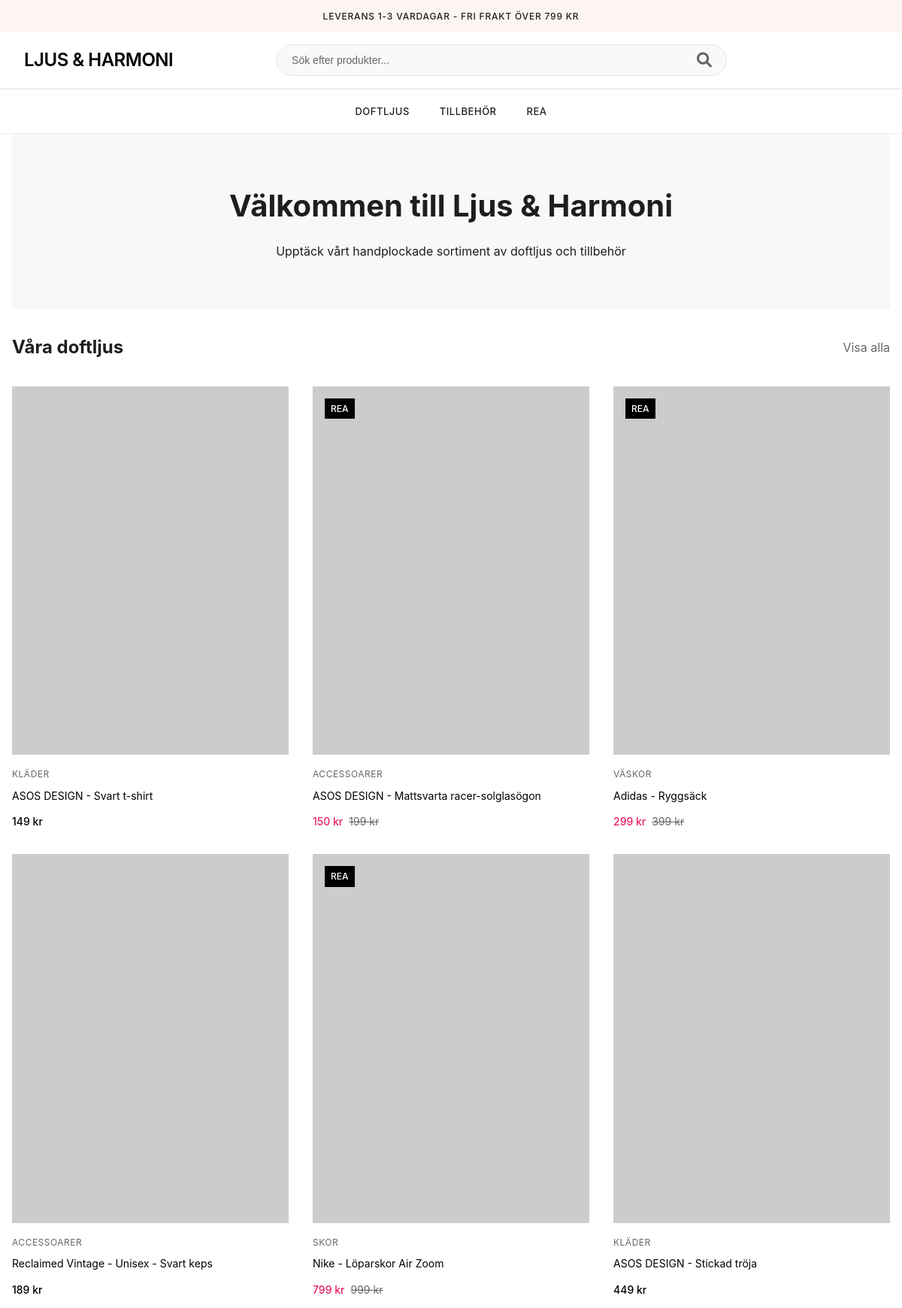
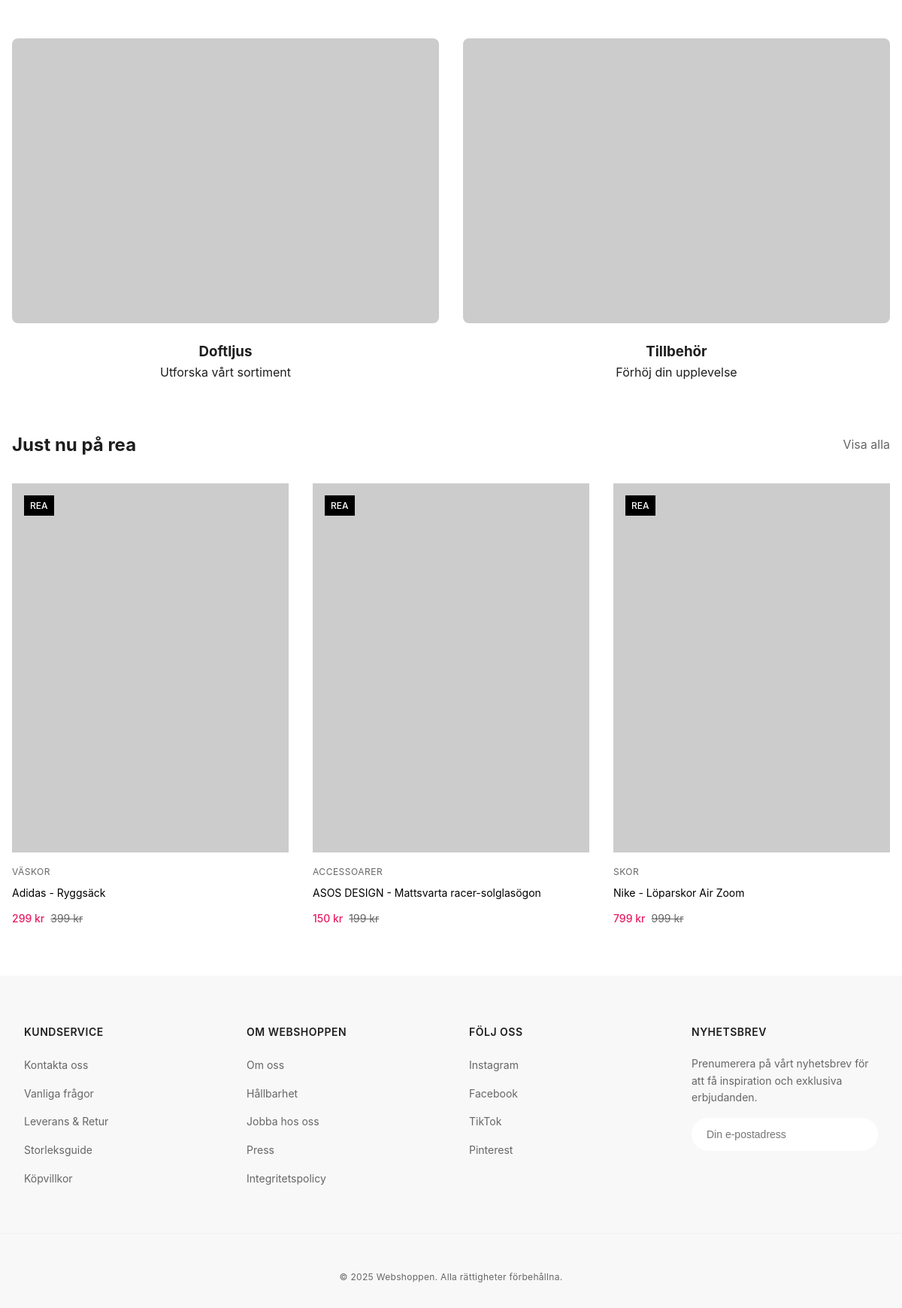
The page /public/index.php on the database its author committed (2 pictures, top to bottom).
### tables this page shows
CREATE TABLE products (
    id INT PRIMARY KEY AUTO_INCREMENT,
    title VARCHAR(255) NOT NULL,
    description TEXT,
    price DECIMAL(10, 2) NOT NULL,
    deal_price DECIMAL(10, 2),
    image_url VARCHAR(255),
    category_id INT NOT NULL,
    popularity_factor INT DEFAULT 0,
    created_at TIMESTAMP DEFAULT CURRENT_TIMESTAMP,
    FOREIGN KEY (category_id) REFERENCES categories(id)
);

CREATE TABLE categories (
    id INT PRIMARY KEY AUTO_INCREMENT,
    name VARCHAR(100) NOT NULL,
    created_at TIMESTAMP DEFAULT CURRENT_TIMESTAMP
);

### includes/functions.php (called while the page is built, shortened)
<?php
require_once __DIR__ . '/db.php';
function getPopularProducts($limit = 10) {
    global $pdo;
    $stmt = $pdo->prepare('
        SELECT p.id, p.title, p.description, p.price, p.deal_price, p.image_url,
               p.popularity_factor, p.created_at, c.name as category_name
        FROM products p
        JOIN categories c ON p.category_id = c.id
        ORDER BY p.popularity_factor DESC
        LIMIT :limit
    ');
    $stmt->bindValue(':limit', (int)$limit, PDO::PARAM_INT);
    $stmt->execute();
    return $stmt->fetchAll(PDO::FETCH_ASSOC);
}
function getDiscountedProducts() {
    global $pdo;
    $stmt = $pdo->prepare('
        SELECT p.*, c.name as category_name
        FROM products p
        JOIN categories c ON p.category_id = c.id
        WHERE p.deal_price IS NOT NULL
        AND p.deal_price > 0
        AND p.deal_price < p.price
        ORDER BY (p.price - p.deal_price) / p.price DESC
    ');
    $stmt->execute();
    return $stmt->fetchAll(PDO::FETCH_ASSOC);
}

### includes/product-card.php (the view, shortened to what this page needs)
<?php
function renderProductCard($product) {
    $hasDeal = isset($product['deal_price']) && $product['deal_price'] > 0;
    $productUrl = '/webshoppen/public/product.php?id=' . htmlspecialchars($product['id']);
    $defaultImage = 'https://placehold.co/400x300?text=Ingen+bild';
    $imageUrl = !empty($product['image_url']) && filter_var($product['image_url'], FILTER_VALIDATE_URL)
        ? $product['image_url']
        : $defaultImage;
?>
    <div class="product-card">
        <div class="image-container">
            <a href="<?php echo $productUrl; ?>">
                <img src="<?php echo htmlspecialchars($imageUrl); ?>"
                     alt="<?php echo htmlspecialchars($product['title']); ?>"
                     loading="lazy"
                     onerror="this.src='<?php echo htmlspecialchars($defaultImage); ?>'">
            </a>
            <?php if ($hasDeal): ?>
                <div class="outlet-badge">REA</div>
            <?php endif; ?>
        </div>
        <div class="product-info">
            <span class="brand"><?php echo htmlspecialchars($product['category_name']); ?></span>
            <a href="<?php echo $productUrl; ?>" class="product-title">
                <?php echo htmlspecialchars($product['title']); ?>
            </a>
            <div class="price-container">
                <?php if ($hasDeal): ?>
                    <span class="price sale"><?php echo number_format($product['deal_price'], 0, ',', ' '); ?> kr</span>
                    <span class="price original"><?php echo number_format($product['price'], 0, ',', ' '); ?> kr</span>
                <?php else: ?>
                    <span class="price"><?php echo number_format($product['price'], 0, ',', ' '); ?> kr</span>
                <?php endif; ?>
            </div>
        </div>
    </div>
<?php
}
?>

### includes/header.php (shortened to what this page needs)
<?php
require_once __DIR__ . '/functions.php';
?>
<!DOCTYPE html>
<html lang="sv">
<head>
    <link rel="stylesheet" href="https://rsms.me/inter/inter.css">
    <link rel="stylesheet" href="https://cdn.jsdelivr.net/npm/remixicon@3.5.0/fonts/remixicon.css">
    <link rel="stylesheet" href="/webshoppen/public/css/style.css">
    <link rel="stylesheet" href="https://cdnjs.cloudflare.com/ajax/libs/font-awesome/6.0.0/css/all.min.css">
</head>
<body>
    <div class="top-banner" role="banner">
        LEVERANS 1-3 VARDAGAR - FRI FRAKT ÖVER 799 KR
    </div>
    <header>
        <nav class="main-nav">
            <div class="nav-content">
                <li class="logo-container">
                    <a href="/webshoppen/public/" class="logo">LJUS & HARMONI</a>
                </li>
                <form action="/webshoppen/public/search.php" method="GET" class="search-form">
                    <div class="search-container">
                        <input type="search"
                               name="q"
                               placeholder="Sök efter produkter..."
                               required
                               minlength="2"
                               autocomplete="off">
                        <button type="submit">
                            <i class="fas fa-search"></i>
                        </button>
                    </div>
                </form>
            </div>
        </nav>
        <div class="category-nav" role="navigation">
            <ul>
                <li><a href="/webshoppen/public/category.php?cat=ljus">DOFTLJUS</a></li>
                <li><a href="/webshoppen/public/category.php?cat=tillbehor">TILLBEHÖR</a></li>
                <li><a href="/webshoppen/public/category.php?cat=rea">REA</a></li>
            </ul>
        </div>
    </header>
</body>
</html>

### public/index.php (shortened to what this page needs)
<?php
require_once '../includes/header.php';
require_once '../includes/functions.php';
require_once '../includes/product-card.php';
$popularProducts = getPopularProducts(6);
$saleProducts = getDiscountedProducts();
$saleProducts = array_slice($saleProducts, 0, 4);
?>
<div class="main-content">
    <div class="hero-section">
        <h1>Välkommen till Ljus & Harmoni</h1>
        <p>Upptäck vårt handplockade sortiment av doftljus och tillbehör</p>
    </div>
    <section class="product-section">
        <div class="section-header">
            <h2>Våra doftljus</h2>
            <a href="/webshoppen/public/category.php?cat=ljus" class="view-all">Visa alla</a>
        </div>
        <div class="product-grid">
            <?php foreach ($popularProducts as $product): ?>
                <?php renderProductCard($product); ?>
            <?php endforeach; ?>
        </div>
    </section>
    <section class="category-highlights">
        <div class="category-grid">
            <a href="/webshoppen/public/category.php?cat=ljus" class="category-card">
                <img src="https://placehold.co/600x400?text=Doftljus" alt="Doftljus">
                <h3>Doftljus</h3>
                <p>Utforska vårt sortiment</p>
            </a>
            <a href="/webshoppen/public/category.php?cat=tillbehor" class="category-card">
                <img src="https://placehold.co/600x400?text=Tillbehör" alt="Tillbehör">
                <h3>Tillbehör</h3>
                <p>Förhöj din upplevelse</p>
            </a>
        </div>
    </section>
    <?php if (!empty($saleProducts)): ?>
    <section class="product-section sale-section">
        <div class="section-header">
            <h2>Just nu på rea</h2>
            <a href="/webshoppen/public/category.php?cat=rea" class="view-all">Visa alla</a>
        </div>
        <div class="product-grid">
            <?php foreach ($saleProducts as $product): ?>
                <?php renderProductCard($product); ?>
            <?php endforeach; ?>
        </div>
    </section>
    <?php endif; ?>
</div>
<?php require_once '../includes/footer.php'; ?>

### includes/footer.php (shortened to what this page needs)
<?php
function getCurrentYear() {
    return date('Y');
}
?>
<footer>
    <div class="footer-content">
        <div class="footer-section">
            <h3>Kundservice</h3>
            <ul>
                <li><a href="/webshoppen/public/contact.php">Kontakta oss</a></li>
                <li><a href="/webshoppen/public/faq.php">Vanliga frågor</a></li>
                <li><a href="/webshoppen/public/shipping.php">Leverans & Retur</a></li>
                <li><a href="/webshoppen/public/size-guide.php">Storleksguide</a></li>
                <li><a href="/webshoppen/public/terms.php">Köpvillkor</a></li>
            </ul>
        </div>
        <div class="footer-section">
            <h3>Om Webshoppen</h3>
            <ul>
                <li><a href="/webshoppen/public/about.php">Om oss</a></li>
                <li><a href="/webshoppen/public/sustainability.php">Hållbarhet</a></li>
                <li><a href="/webshoppen/public/career.php">Jobba hos oss</a></li>
                <li><a href="/webshoppen/public/press.php">Press</a></li>
                <li><a href="/webshoppen/public/privacy.php">Integritetspolicy</a></li>
            </ul>
        </div>
        <div class="footer-section">
            <h3>Följ oss</h3>
            <ul>
                <li><a href="#">Instagram</a></li>
                <li><a href="#">Facebook</a></li>
                <li><a href="#">TikTok</a></li>
                <li><a href="#">Pinterest</a></li>
            </ul>
        </div>
        <div class="footer-section">
            <h3>Nyhetsbrev</h3>
            <p style="color: #666; font-size: 0.875rem; margin-bottom: 1rem;">Prenumerera på vårt nyhetsbrev för att få inspiration och exklusiva erbjudanden.</p>
            <form class="newsletter-form" action="/webshoppen/public/newsletter-signup.php" method="POST">
                <input type="email" name="email" placeholder="Din e-postadress" required>
                <button type="submit" aria-label="Prenumerera på nyhetsbrev">
                </button>
            </form>
        </div>
    </div>
    <div class="copyright">
        © <?php echo getCurrentYear(); ?> Webshoppen. Alla rättigheter förbehållna.
    </div>
</footer>
</body>
</html>

### public/index.php (style rules this page uses)
.hero-section { text-align: center; padding: 4rem 2rem; background: #f8f8f8; margin-bottom: 2rem; }
.hero-section h1 { font-size: 2.5rem; margin-bottom: 1rem; }
.section-header { display: flex; justify-content: space-between; align-items: center; margin-bottom: 2rem; }
.view-all { color: #666; text-decoration: none; }
.category-highlights { margin: 4rem 0; }
.category-grid { display: grid; grid-template-columns: repeat(auto-fit, minmax(280px, 1fr)); gap: 2rem; }
.category-card { text-decoration: none; color: inherit; text-align: center; transition: transform 0.2s; }
.category-card img { width: 100%; height: auto; border-radius: 8px; margin-bottom: 1rem; }
.sale-section { margin: 4rem 0; }

### rows shown on the page
products: category.name "KLÄDER", title "ASOS DESIGN - Svart t-shirt", price "149"
products: shows "REA", category.name "ACCESSOARER", title "ASOS DESIGN - Mattsvarta racer-solglasögon", deal_price "150", price "199"
products: shows "REA", category.name "VÄSKOR", title "Adidas - Ryggsäck", deal_price "299", price "399"
products: category.name "ACCESSOARER", title "Reclaimed Vintage - Unisex - Svart keps", price "189"
products: shows "REA", category.name "SKOR", title "Nike - Löparskor Air Zoom", deal_price "799", price "999"
products: category.name "KLÄDER", title "ASOS DESIGN - Stickad tröja", price "449"

### other values the page prints
getCurrentYear() "2025"
